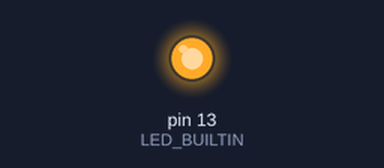
Bench run of a sketch on a simulated Arduino Uno, built with avr-gcc and run on an emulated ATmega328P. On the bench: output pins drawn as LEDs (lit = HIGH).

Above: at 1.8 s.
At 6.2 s:
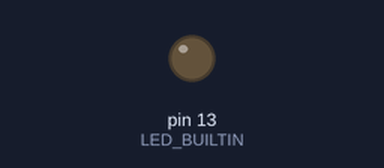
Timing chart, 0 to 8.8 s (numbered marks = the images above):
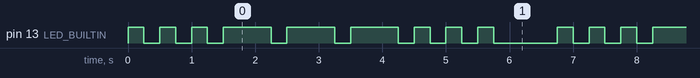

Measured:
- by itself, pin 13 (LED_BUILTIN): repeats every 6.8 s: 2 × (LOW 0.25 s, HIGH 0.25 s), 3 × (LOW 0.25 s, HIGH 0.75 s), 3 × (LOW 0.25 s, HIGH 0.25 s), LOW 1.0 s, HIGH 0.25 s
- by itself, everything shown: repeats every 6.8 s, in 18 steps

The sketch:

dsm1015_hw01.ino
```cpp
/*
    *  Homework 1 SOS
    *  Author: Douglas Maxwell
    *  Date: 2024-01-27
    *
    *  Description: This program will blink the LED on the Arduino board in the pattern of SOS.
    *  The LED will blink 3 short blinks, 3 long blinks, and 3 short blinks. The LED will then
    *  pause for 1 second and repeat the pattern.
    *
*/

/*
  These constants are used to define the delay times for the short and long blinks.
*/
const int SHORT_DELAY = 250;
const int LONG_DELAY = 750;
const int PAUSE_DELAY = 250; // This is the delay between blinks

/*
  In my setup function I set the pin mode to output for the LED. I then set the LED to LOW to
  ensure that the LED is off when the program starts.
*/
void setup() {
  pinMode(LED_BUILTIN, OUTPUT);
  digitalWrite(LED_BUILTIN, LOW);
}

/*
  In my loop function I set the LED to HIGH for 250 milliseconds and then LOW for 250 milliseconds
  to create the short blink. I repeat the short blink 3 times. I then set the LED to HIGH for 750 milliseconds and then LOW for 250
  milliseconds to create the long blink. I repeat the long blink 3 times. After the long blinks,
  I repeat the short blinks 3 times. There is a 250 millisecond delay between each blink.
  I then set the LED to LOW for 1000 milliseconds to create the pause. I then repeat the pattern.
*/
void loop() {

  // SHORT BLINK
  digitalWrite(LED_BUILTIN, HIGH);
  delay(SHORT_DELAY);
  digitalWrite(LED_BUILTIN, LOW);

  delay(PAUSE_DELAY);

  // SHORT BLINK
  digitalWrite(LED_BUILTIN, HIGH);
  delay(SHORT_DELAY);
  digitalWrite(LED_BUILTIN, LOW);

  delay(PAUSE_DELAY);

  // SHORT BLINK
  digitalWrite(LED_BUILTIN, HIGH);
  delay(SHORT_DELAY);
  digitalWrite(LED_BUILTIN, LOW);

  delay(PAUSE_DELAY);

  // LONG BLINK
  digitalWrite(LED_BUILTIN, HIGH);
  delay(LONG_DELAY);
  digitalWrite(LED_BUILTIN, LOW);

  delay(PAUSE_DELAY);

  // LONG BLINK
  digitalWrite(LED_BUILTIN, HIGH);
  delay(LONG_DELAY);
  digitalWrite(LED_BUILTIN, LOW);

  delay(PAUSE_DELAY);

  // LONG BLINK
  digitalWrite(LED_BUILTIN, HIGH);
  delay(LONG_DELAY);
  digitalWrite(LED_BUILTIN, LOW);

  delay(PAUSE_DELAY);

  // SHORT BLINK
  digitalWrite(LED_BUILTIN, HIGH);
  delay(SHORT_DELAY);
  digitalWrite(LED_BUILTIN, LOW);

  delay(PAUSE_DELAY);

  // SHORT BLINK
  digitalWrite(LED_BUILTIN, HIGH);
  delay(SHORT_DELAY);
  digitalWrite(LED_BUILTIN, LOW);

  delay(PAUSE_DELAY);

  // SHORT BLINK
  digitalWrite(LED_BUILTIN, HIGH);
  delay(SHORT_DELAY);
  digitalWrite(LED_BUILTIN, LOW);

  // RESET
  delay(1000);
}
```
